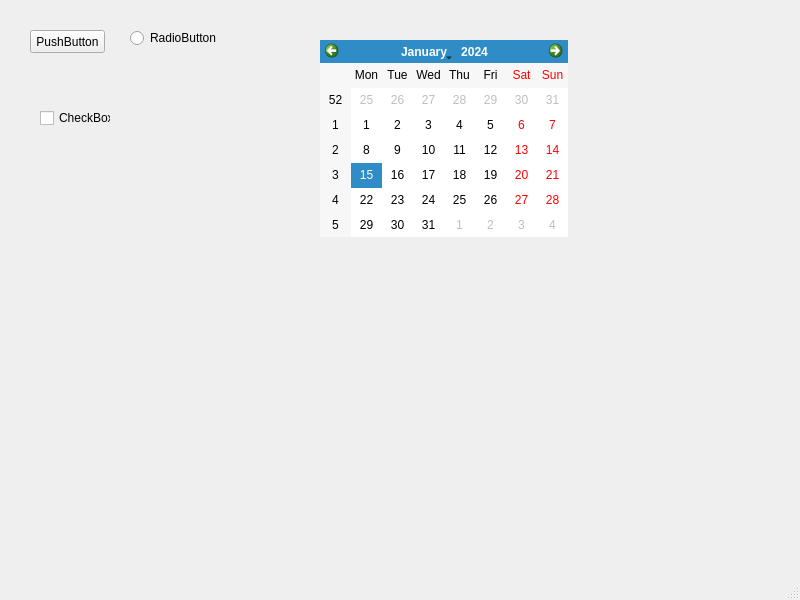
<?xml version="1.0" encoding="UTF-8"?>
<ui version="4.0">
 <class>MainWindow</class>
 <widget class="QMainWindow" name="MainWindow">
  <property name="geometry">
   <rect>
    <x>0</x>
    <y>0</y>
    <width>800</width>
    <height>600</height>
   </rect>
  </property>
  <property name="windowTitle">
   <string>MainWindow</string>
  </property>
  <widget class="QWidget" name="centralwidget">
   <widget class="QPushButton" name="pushButton">
    <property name="geometry">
     <rect>
      <x>30</x>
      <y>30</y>
      <width>75</width>
      <height>23</height>
     </rect>
    </property>
    <property name="text">
     <string>PushButton</string>
    </property>
   </widget>
   <widget class="QRadioButton" name="radioButton">
    <property name="geometry">
     <rect>
      <x>130</x>
      <y>30</y>
      <width>89</width>
      <height>16</height>
     </rect>
    </property>
    <property name="text">
     <string>RadioButton</string>
    </property>
   </widget>
   <widget class="QCheckBox" name="checkBox">
    <property name="geometry">
     <rect>
      <x>40</x>
      <y>110</y>
      <width>71</width>
      <height>16</height>
     </rect>
    </property>
    <property name="text">
     <string>CheckBox</string>
    </property>
   </widget>
   <widget class="QCalendarWidget" name="calendarWidget">
    <property name="geometry">
     <rect>
      <x>320</x>
      <y>40</y>
      <width>248</width>
      <height>197</height>
     </rect>
    </property>
   </widget>
  </widget>
  <widget class="QMenuBar" name="menubar">
   <property name="geometry">
    <rect>
     <x>0</x>
     <y>0</y>
     <width>800</width>
     <height>23</height>
    </rect>
   </property>
  </widget>
  <widget class="QStatusBar" name="statusbar"/>
 </widget>
 <resources/>
 <connections/>
</ui>
